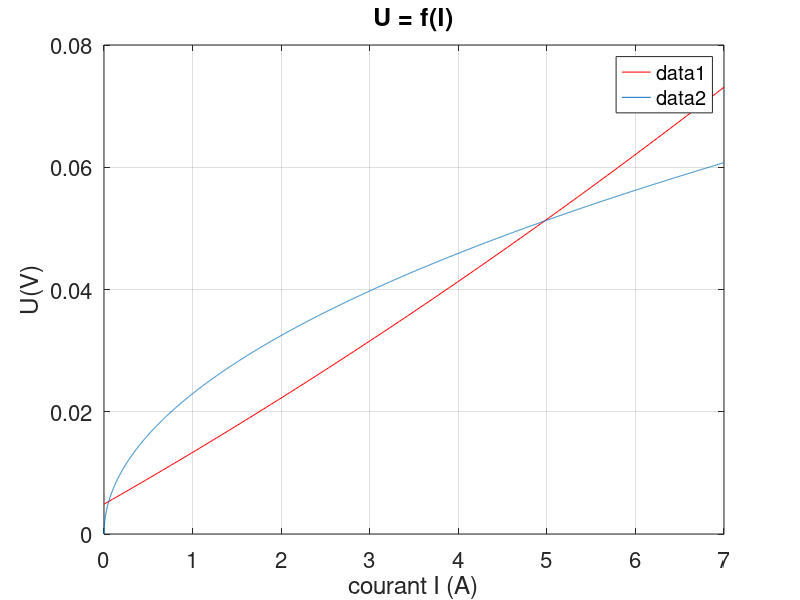

Reproduce this figure in MATLAB. (Note: this script raises an error after producing the figure.)
%calcul de mu
I=[ 1.5 3 5.1 5.7 7];
u=[0.02513 0.03455 0.0455 0.055 0.0785];
I1=[0 1.5 3 5.1 5.7 7];
u1=[0 0.02513 0.03455 0.0455 0.055 0.0785];
U=[156 155 153 152 151];

n=length(I);
veff=137;
sum=0;
Um=3*sqrt(6)*veff/(2*pi);
U1=[Um 156 155 153 152 151];
for i=1:1:n
    X(i)=sqrt(3/2)*veff*(1-cos(u(i)))/I(i);
    sum=X(i)+sum;
end
X
m=sum/n
p = polyfit(I1, u1, 2);
alpha_fit = linspace(0, 7, 150);
Ud_fit = polyval(p, alpha_fit);
plot(alpha_fit, Ud_fit, 'r');hold on;
% %tracage de mu=f(I)
Id=0:0.001:7;
uth=acos(1-(m*Id)/(sqrt(3/2)*veff));
% N = length(I1)-1;
% DD = zeros(N + 1,N + 1);
% DD(1:N + 1,1) = u1;
% %file name : Project MNSI NEWTON
% for k = 2:N + 1
% for m = 1: N + 2 - k 
% DD(m,k) = (DD(m + 1,k - 1) - DD(m,k - 1))/(I1(m + k - 1)- I1(m));
% end
% end
% a = DD(1,:); 
% n = a(N+1); 
% for k = N:-1:1 
% n = [n a(k)] - [0 n*I1(k)];
% end
% syms x;
% z=0;
% T=flip(n)
% d=length(n);
% for i=1:d
%     z=z+T(i)*x^(i-1);
% end
% disp('le polynôme de newton est ');
% z
% ezplot(z,[0,7,0,0.08]);grid on;hold on;
title("μ = f(I)",'FontSize', 18);
set(gca, 'FontSize', 16);legend;
xlabel("courant I (A)");ylabel("μ(rad)");
plot(Id,uth);grid on;hold on;
% scatter(I1,u1);
%tracage de U=f(I)
% j=0:0.001:7
% Uth=Um-(3/2*pi)*m*j;

title("U = f(I)",'FontSize', 18);
set(gca, 'FontSize', 16);legend;
xlabel("courant I (A)");ylabel("U(V)");
plot(j,Uth);axis([0 7 0 0.08]);grid on;
